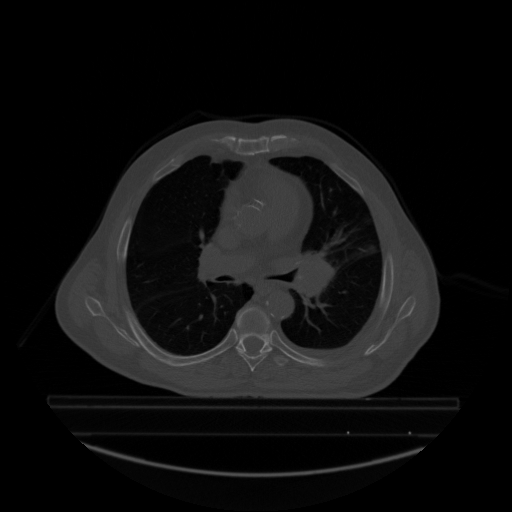
#> input picture code/traditional-segmentation-algorithms/data/verbe_axial.png, 512 x 512 px
$ python Region_Watershed.py   (older library calls are emulated)
#> lines starting #> are read from the running program, lines starting #| are printed output that depends on the picture; after the words box and inside, x2 and y2 are one past the last pixel; in counts of white or black regions, pixels touching at a corner belong together
#Auther:ZHANG Jing
#Email address:jing.zhang@insa-rouen.fr
#Date:2018-11-21
#Title:performing Watershed algorithm to segmentate a image
#Usage:right clicked the mouse to run the code

import numpy as np
import cv2
import scipy
from scipy.ndimage import label

a = cv2.imread('data/verbe_axial.png')
#> a is the input picture: shape (512, 512, 3); min 0, max 132, mean 15.7
# covnerting image from color to grayscale
a1 = cv2.cvtColor(a,cv2.COLOR_BGR2GRAY)
# thresholding the image to obtain cell pixels
thresh,b1 = cv2.threshold(a1,0,255,cv2.THRESH_BINARY_INV+cv2.THRESH_OTSU)
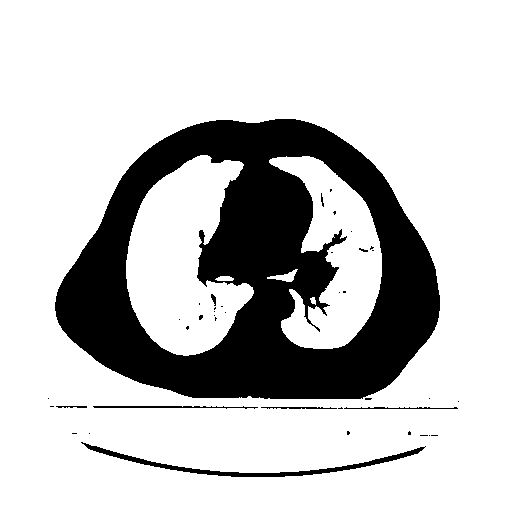
#> b1: shape (512, 512); 77.8% white; 40 black regions (32 under 20 px), largest, box (x1, y1, x2, y2) and area: (55, 119, 440, 399) 55920, (81, 442, 426, 477) 1530, (93, 406, 258, 409) 279
#> thresh = 32
# since Otsu's method has over segmented the image
# erosion operation is performed
b2 = cv2.erode(b1,None,iterations=2)
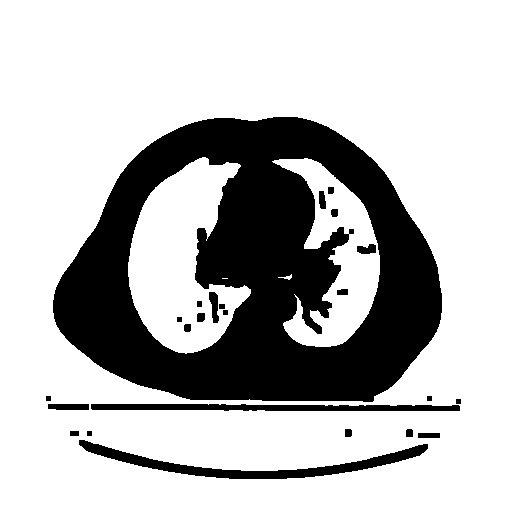
#> b2: shape (512, 512); 73.5% white; 24 black regions, largest, box (x1, y1, x2, y2) and area: (53, 117, 442, 402) 62630, (79, 440, 428, 479) 3174, (91, 404, 460, 411) 2140
# distance transform is performed
dist_trans = cv2.distanceTransform(b2,2,3)
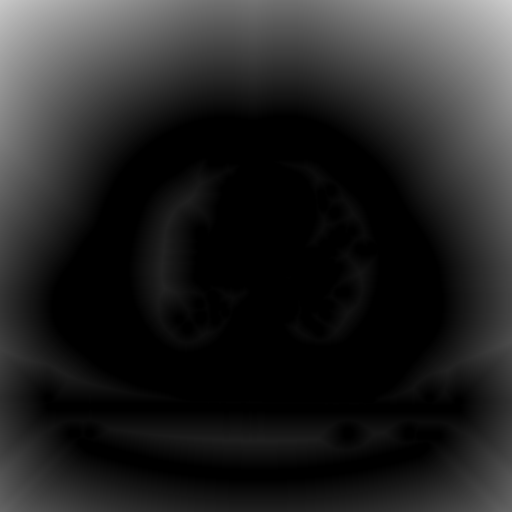
#> dist_trans: shape (512, 512) float32; min 0, max 205, mean 36.8
# thresholding the distance transform image to obtain
# pixels that are foreground
thresh,dt = cv2.threshold(dist_trans,1,255,cv2.THRESH_BINARY)
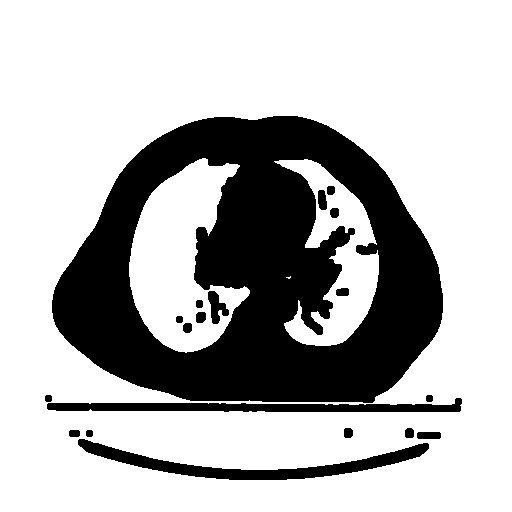
#> dt: shape (512, 512) float32; 71.8% white; 19 black regions, largest, box (x1, y1, x2, y2) and area: (52, 116, 443, 403) 65132, (78, 439, 429, 480) 3882, (47, 398, 462, 412) 3261
# performing labeling
labelled,ncc = label(dt)
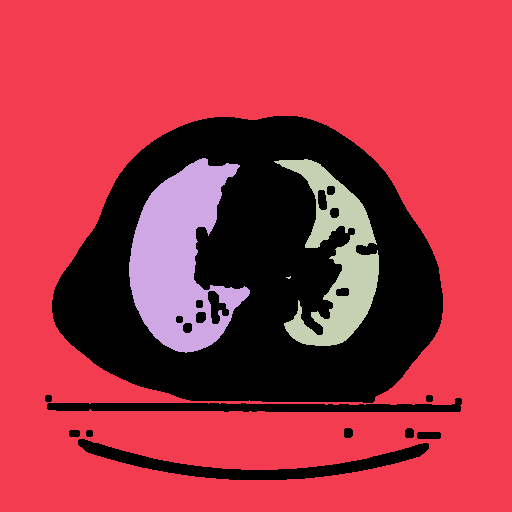
#> labelled: shape (512, 512) int32; 5 distinct labels, from 0 to 4; one colour per label, 0 black
#> ncc = 4
# labelled is converted to 32-bit integer
labelled = labelled.astype(np.int32)
# performing watershed
cv2.watershed(a,labelled)
dt1 = scipy.misc.toimage(labelled)
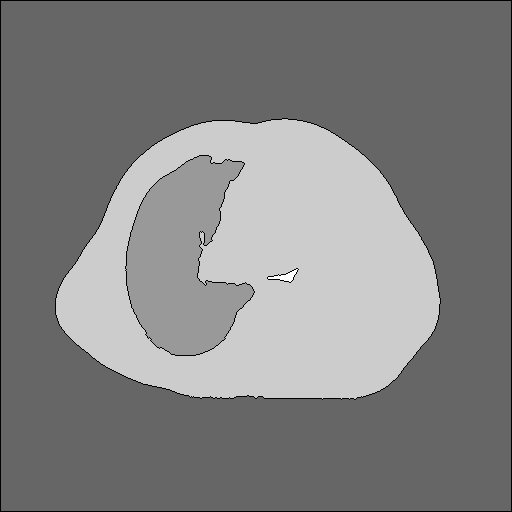
#> dt1: PIL image 512x512 L; min 0, max 255, mean 129.4
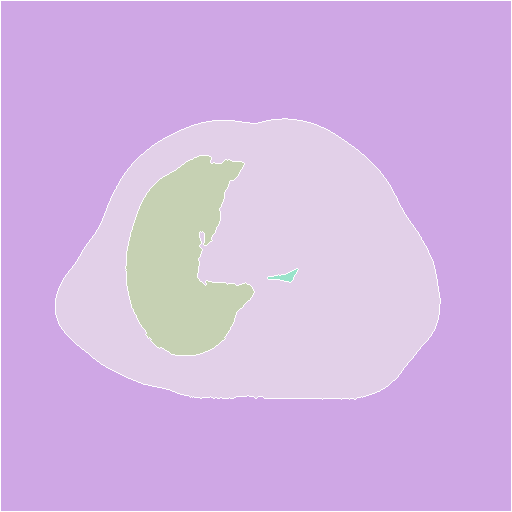
#> labelled: shape (512, 512) int32; 5 distinct labels, from -1 to 4; one colour per label, 0 black, -1 white
dt1.save('watershed.png')
dt1.show()

$ run again, with code/traditional-segmentation-algorithms/data/verbe_coronal.png copied over code/traditional-segmentation-algorithms/data/verbe_axial.png
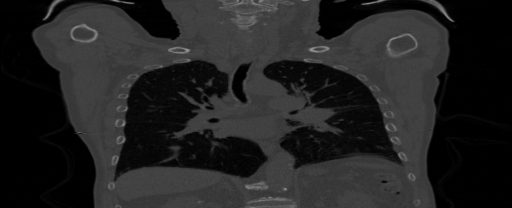
#> input picture code/traditional-segmentation-algorithms/data/verbe_coronal.png, 512 x 208 px
#> a is the input picture: shape (208, 512, 3); min 0, max 151, mean 34.5
#> `thresh,b1 = cv2.threshold(a1,0,255,cv2.THRESH_BINARY_INV+cv2.THRESH_OT..`:
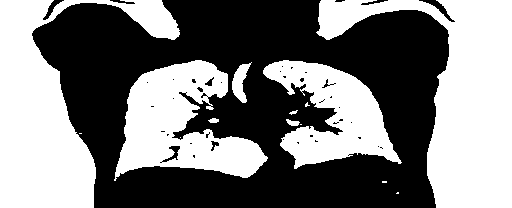
#> b1: shape (208, 512); 48.4% white; 14 white regions (6 under 20 px), largest, box (x1, y1, x2, y2) and area: (316, 0, 512, 208) 17797, (0, 0, 180, 208) 15858, (114, 60, 268, 181) 9931
#> thresh = 33
#> b2: shape (208, 512); 41.4% white; 10 white regions (3 under 20 px), largest, box (x1, y1, x2, y2) and area: (320, 0, 512, 208) 16550, (0, 0, 94, 208) 13395, (118, 62, 265, 176) 7501
#> dt: shape (208, 512) float32; 38.8% white; 12 white regions (3 under 20 px), largest, box (x1, y1, x2, y2) and area: (321, 0, 512, 208) 16067, (0, 0, 93, 208) 13178, (119, 63, 225, 170) 4697
#> ncc = 22
#> `dt1 = scipy.misc.toimage(labelled)`:
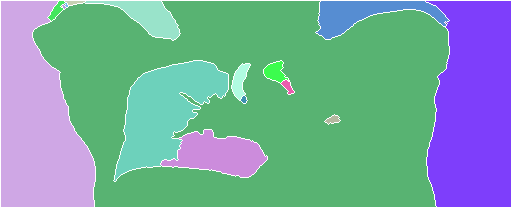
#> labelled: shape (208, 512) int32; 22 distinct labels, from -1 to 22; one colour per label, 0 black, -1 white

$ run again, with code/traditional-segmentation-algorithms/data/verbe_sagittal.png copied over code/traditional-segmentation-algorithms/data/verbe_axial.png
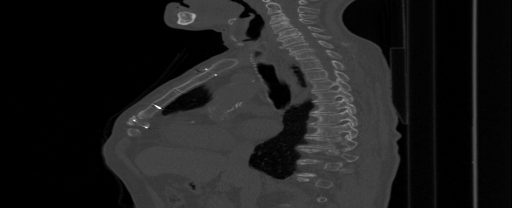
#> input picture code/traditional-segmentation-algorithms/data/verbe_sagittal.png, 512 x 208 px
#> a is the input picture: shape (208, 512, 3); min 0, max 254, mean 29.2
#> `thresh,b1 = cv2.threshold(a1,0,255,cv2.THRESH_BINARY_INV+cv2.THRESH_OT..`:
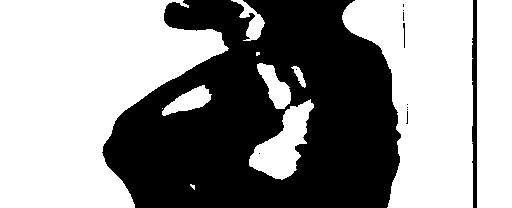
#> b1: shape (208, 512); 57.9% white; 12 black regions (9 under 20 px), largest, box (x1, y1, x2, y2) and area: (102, 0, 401, 208) 43861, (472, 0, 477, 208) 893, (403, 23, 405, 48) 30
#> thresh = 34
#> b2: shape (208, 512); 53.7% white; 4 black regions, box (x1, y1, x2, y2) and area: (100, 0, 403, 208) 47147, (470, 0, 479, 208) 1743, (401, 2, 407, 50) 249, (404, 102, 410, 126) 125
#> dt: shape (208, 512) float32; 52.2% white; 4 black regions, box (x1, y1, x2, y2) and area: (99, 0, 404, 208) 48156, (469, 0, 480, 208) 2159, (400, 1, 408, 51) 355, (403, 101, 411, 127) 184
#> ncc = 8
#> `dt1 = scipy.misc.toimage(labelled)`:
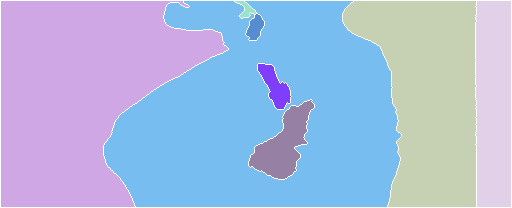
#> labelled: shape (208, 512) int32; 9 distinct labels, from -1 to 8; one colour per label, 0 black, -1 white
